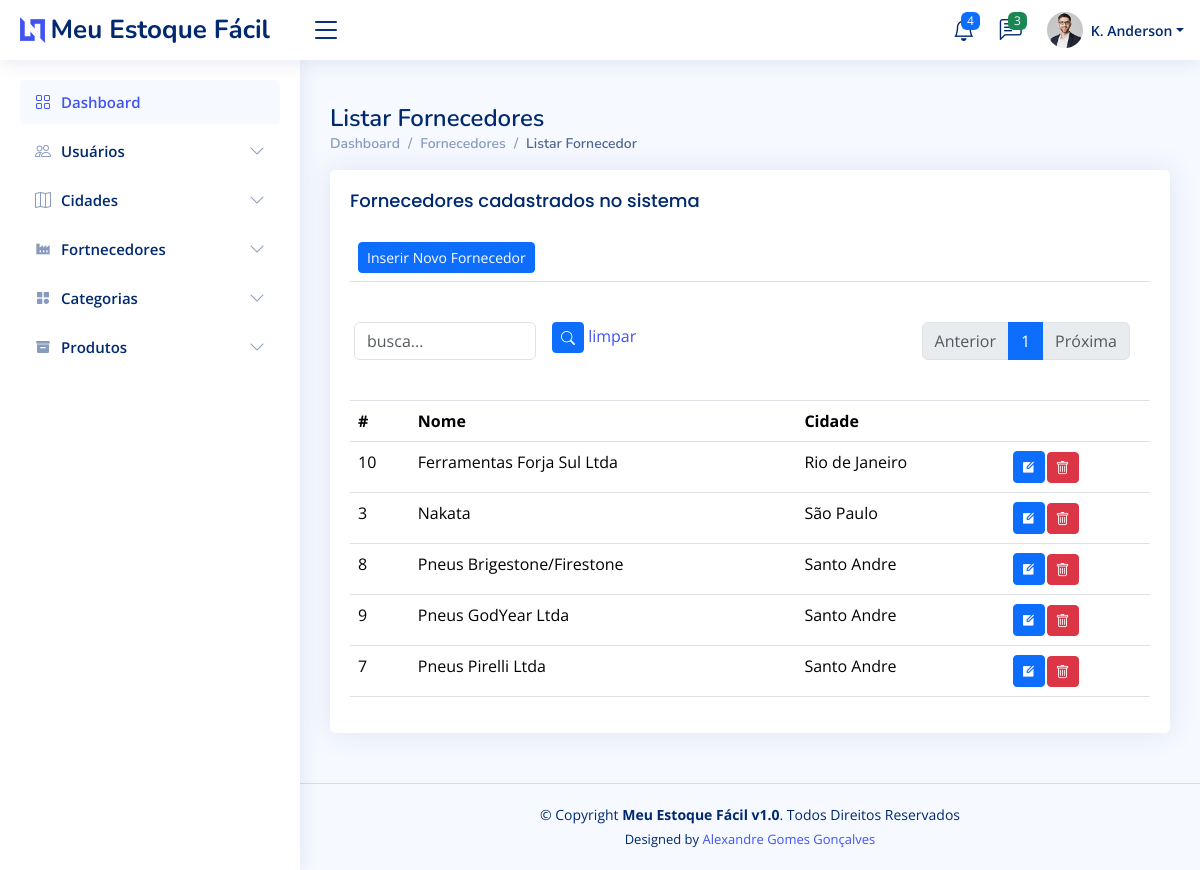
The app's page /fornecedor/listarFornecedores/ (signed in), older data.
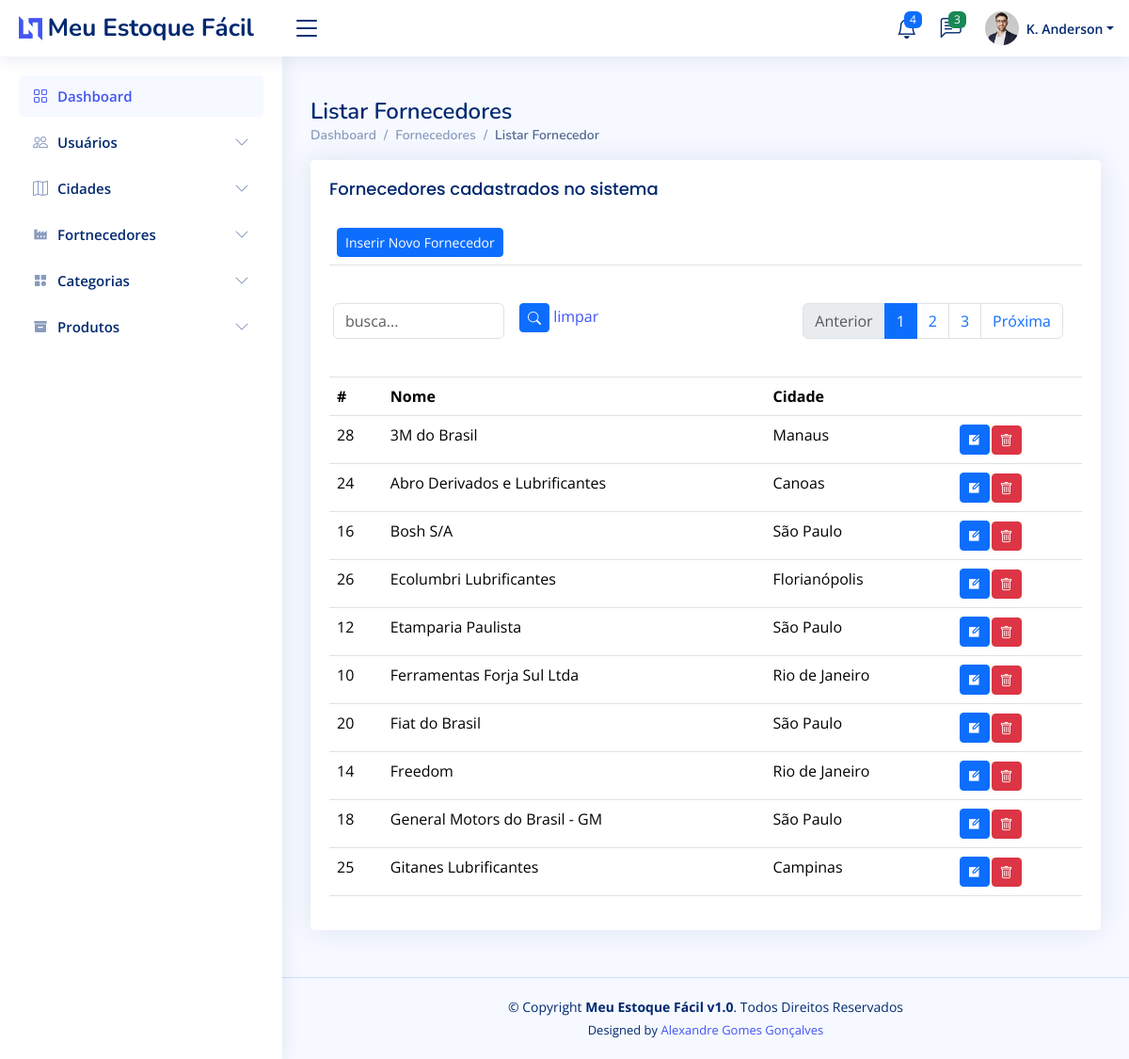
The same page, newer data.
### fornecedor/models.py (models this page shows, shortened)
class Fornecedor(models.Model):
    idFornecedor    = models.AutoField(primary_key=True)
    nomeFornecedor  = models.CharField(max_length=255)
    idCidade        = models.ForeignKey(Cidade, blank=True, null=True, on_delete=models.CASCADE)
    created_at      = models.DateTimeField(auto_now_add=True)
    updated_at      = models.DateTimeField(auto_now=True)
    class Meta:
        ordering = ['-nomeFornecedor']

### cidade/models.py (models this page shows, shortened)
class Cidade(models.Model):
    idCidade        = models.AutoField(primary_key=True)
    nomeCidade      = models.CharField(max_length=255)
    estado          = models.CharField(max_length=2)
    created_at      = models.DateTimeField(auto_now_add=True)
    updated_at      = models.DateTimeField(auto_now=True)
    class Meta:
        ordering = ['-nomeCidade']
    def __str__(self):
        return self.nomeCidade

### fornecedor/views.py (the view)
# urls.py: path('listarFornecedores/', views.listarFornecedores, name='listarFornecedores'),
@login_required(login_url='/sistema/login/')
def listarFornecedores(request):
    if request.method == 'POST':
        Fornecedor.objects.filter(idFornecedor=request.POST.get('idFornecedor')).delete()
        return redirect('listarFornecedores')
    busca = request.GET.get('busca')
    if busca:
        fornecedores = Fornecedor.objects.filter(nomeFornecedor__icontains=busca).order_by('nomeFornecedor')
    else:
        fornecedores = Fornecedor.objects.all().order_by('nomeFornecedor')
    fornecedor_paginator = Paginator(fornecedores, 10)
    page_num = request.GET.get('page')
    page = fornecedor_paginator.get_page(page_num)
    return render(request, 'listarFornecedores.html', { 'page': page })

### fornecedor/templates/listarFornecedores.html (shortened to what the changed rows need)
{% extends 'base.html' %}
{% load static %}
{% block content %}
    <main id="main" class="main">
        <div class="pagetitle">
            <h1>Listar Fornecedores</h1>
        </div>
        <section class="section">
            <div class="row">
                <div class="col-lg-12">
                    <div class="card">
                        <div class="card-body">
                            <table class="table table-hover">
                                <thead>
                                    <tr>
                                        <td colspan="4">
                                            <a href="/fornecedor/inserirFornecedor">
                                            </a>
                                        </td>
                                    </tr>
                                    <tr>
                                        <td colspan="4">
                                            <div class="row mb-3">
                                                <form class="row g-3">
                                                    <form action="" method="GET">
                                                        <div class="col-md-6">
                                                            <div class="page-links">
                                                                <nav aria-label="...">
                                                                    <ul class="pagination justify-content-end">
                                                                    {% for pageNum in page.paginator.page_range %}
                                                                        {% if page.number == pageNum %}
                                                                            <li class="page-item active"><a class="page-link" href="#">{{pageNum}}</a></li>
                                                                        {% else %}
                                                                            <li class="page-item"><a class="page-link" href="/fornecedor/listarFornecedores/?page={{pageNum}}&busca={{request.GET.busca}}">{{pageNum}}</a></li>
                                                                        {% endif %}
                                                                    {% endfor %}
                                                                    {% if page.has_next %}
                                                                        <li class="page-item">
                                                                            <a class="page-link" href="/fornecedor/listarFornecedores/?page={{page.next_page_number}}&busca={{request.GET.busca}}">Próxima</a>
                                                                        </li>
                                                                    {% else %}
                                                                        <li class="page-item disabled">
                                                                            <a class="page-link" href="#" aria-disabled="true">Próxima</a>
                                                                        </li>
                                                                    {% endif %}
                                                                    </ul>
                                                                </nav>
                                                            </div>
                                                        </div>
                                                    </form>
                                                </div>
                                            </div>
                                    <tr>
                                        <th scope="col">#</th>
                                        <th scope="col">Nome</th>
                                        <th scope="col">Cidade</th>
                                        <th></th>
                                    </tr>
                                <tbody>
                                    {% for fornecedor in page.object_list %}
                                    <tr>
                                        <td scope="col">{{fornecedor.idFornecedor}}</td>
                                        <td scope="col">{{fornecedor.nomeFornecedor}}</td>
                                        <td scope="col">{{fornecedor.idCidade}}</td>
                                        <td>
                                            <table>
                                                <tr>
                                                    <td>
                                                        <a href="/fornecedor/editarFornecedor/{{fornecedor.idFornecedor}}">
                                                            <button class="btn btn-sm btn-primary" alt="editar"><i class="ri-edit-box-fill"></i></button>
                                                        </a>
                                                    </td>
                                                    <td>
                                                        <form action="" method="post">
                                                            <button type="button" class="btn btn-danger btn-sm" data-bs-toggle="modal" data-bs-target="#delete{{fornecedor.idFornecedor}}"><i class="bi bi-trash"></i></button>
                                                        </form>
                                                    </td>
                                                </tr>
                                            </table>
                                        </td>
                                    </tr>
                                    {% endfor %}
                                </tbody>
                        </div>
                    </div>
                </div>
        </section>
    </main>
{% endblock %}

Row changes from the older to the newer data that the page shows:
no longer on this page (row unchanged): Fornecedor: idFornecedor "3", nomeFornecedor "Nakata", idCidade "São Paulo"
no longer on this page (row unchanged): Fornecedor: idFornecedor "8", nomeFornecedor "Pneus Brigestone/Firestone", idCidade "Santo Andre"
no longer on this page (row unchanged): Fornecedor: idFornecedor "9", nomeFornecedor "Pneus GodYear Ltda", idCidade "Santo Andre"
no longer on this page (row unchanged): Fornecedor: idFornecedor "7", nomeFornecedor "Pneus Pirelli Ltda", idCidade "Santo Andre"
added Fornecedor: idFornecedor "28", nomeFornecedor "3M do Brasil", idCidade "Manaus"
added Fornecedor: idFornecedor "24", nomeFornecedor "Abro Derivados e Lubrificantes", idCidade "Canoas"
added Fornecedor: idFornecedor "16", nomeFornecedor "Bosh S/A", idCidade "São Paulo"
added Fornecedor: idFornecedor "26", nomeFornecedor "Ecolumbri Lubrificantes", idCidade "Florianópolis"
added Fornecedor: idFornecedor "12", nomeFornecedor "Etamparia Paulista", idCidade "São Paulo"
added Fornecedor: idFornecedor "20", nomeFornecedor "Fiat do Brasil", idCidade "São Paulo"
added Fornecedor: idFornecedor "14", nomeFornecedor "Freedom", idCidade "Rio de Janeiro"
added Fornecedor: idFornecedor "18", nomeFornecedor "General Motors do Brasil - GM", idCidade "São Paulo"
added Fornecedor: idFornecedor "25", nomeFornecedor "Gitanes Lubrificantes", idCidade "Campinas"
Text that changed along with them:
new list line: "2"
new list line: "3"
